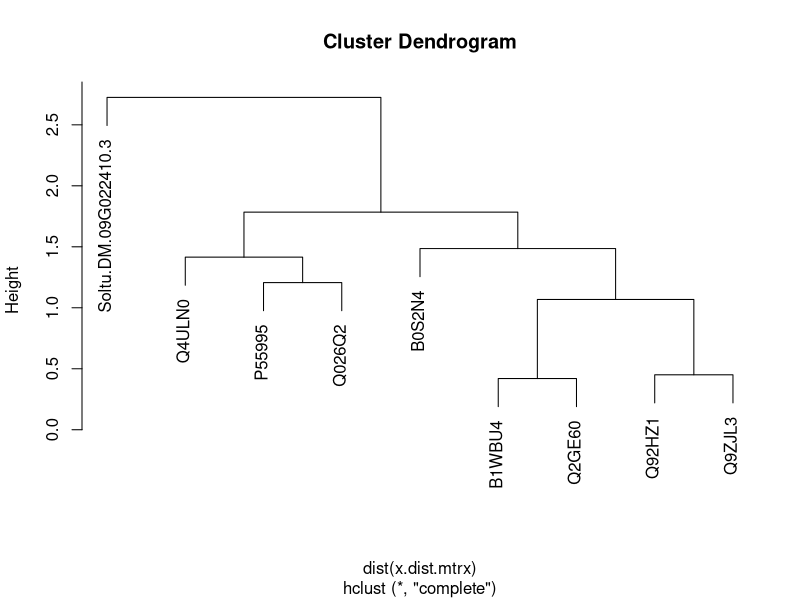

This figure's R source:
x <- read.table('./test_mcl.txt', sep=" ", stringsAsFactors=F)
x.nodes <- sort(unique(c(x$V1, x$V2)))
x.dist.mtrx <- matrix( unlist( lapply(x.nodes, function(col.i) { lapply( x.nodes, function(row.j) { k <- which( x$V1 == col.i & x$V2 == row.j | x$V1 == row.j & x$V2 == col.i ); if( length(k) > 0 ) { x[k,"V3"][[1]] } else { 0 } } ) } ) ), ncol=length(x.nodes), dimnames=list(x.nodes,x.nodes) )
plot(hclust(dist(x.dist.mtrx)))
x.dist.obj <- dist(x.dist.mtrx)
kmeans(x.dist.obj,2)
